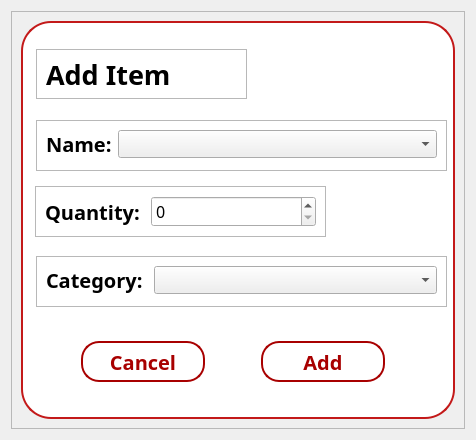
<?xml version="1.0" encoding="UTF-8"?>
<ui version="4.0">
 <class>Dialog</class>
 <widget class="QDialog" name="Dialog">
  <property name="geometry">
   <rect>
    <x>0</x>
    <y>0</y>
    <width>476</width>
    <height>440</height>
   </rect>
  </property>
  <property name="windowTitle">
   <string>Dialog</string>
  </property>
  <layout class="QGridLayout" name="gridLayout">
   <item row="0" column="0">
    <widget class="QFrame" name="frame">
     <property name="frameShape">
      <enum>QFrame::StyledPanel</enum>
     </property>
     <property name="frameShadow">
      <enum>QFrame::Raised</enum>
     </property>
     <layout class="QGridLayout" name="gridLayout_2">
      <item row="0" column="0">
       <widget class="QFrame" name="Add_item_frame">
        <property name="styleSheet">
         <string notr="true">#Add_item_frame {
background-color: rgb(255, 255, 255);
border: 2px solid rgb(195, 25, 25);
border-radius: 30px;
}
   



</string>
        </property>
        <property name="frameShape">
         <enum>QFrame::StyledPanel</enum>
        </property>
        <property name="frameShadow">
         <enum>QFrame::Raised</enum>
        </property>
        <widget class="QFrame" name="Title_Frame_4">
         <property name="geometry">
          <rect>
           <x>15</x>
           <y>28</y>
           <width>211</width>
           <height>50</height>
          </rect>
         </property>
         <property name="frameShape">
          <enum>QFrame::StyledPanel</enum>
         </property>
         <property name="frameShadow">
          <enum>QFrame::Raised</enum>
         </property>
         <layout class="QFormLayout" name="formLayout_16">
          <item row="0" column="0">
           <widget class="QLabel" name="Add_New_Item_Text_4">
            <property name="font">
             <font>
              <family>Nunito ExtraBold</family>
              <pointsize>20</pointsize>
              <weight>75</weight>
              <bold>true</bold>
             </font>
            </property>
            <property name="text">
             <string>Add Item</string>
            </property>
           </widget>
          </item>
         </layout>
        </widget>
        <widget class="QFrame" name="Name_Frame_4">
         <property name="geometry">
          <rect>
           <x>15</x>
           <y>99</y>
           <width>411</width>
           <height>51</height>
          </rect>
         </property>
         <property name="frameShape">
          <enum>QFrame::StyledPanel</enum>
         </property>
         <property name="frameShadow">
          <enum>QFrame::Raised</enum>
         </property>
         <layout class="QFormLayout" name="formLayout_17">
          <item row="0" column="0">
           <widget class="QLabel" name="Name_text_4">
            <property name="font">
             <font>
              <family>Nunito ExtraBold</family>
              <pointsize>15</pointsize>
              <weight>75</weight>
              <bold>true</bold>
             </font>
            </property>
            <property name="text">
             <string>Name:</string>
            </property>
           </widget>
          </item>
          <item row="0" column="1">
           <widget class="QComboBox" name="comboBox">
            <property name="maximumSize">
             <size>
              <width>16777215</width>
              <height>60</height>
             </size>
            </property>
           </widget>
          </item>
         </layout>
        </widget>
        <widget class="QFrame" name="Quantity_frame_4">
         <property name="geometry">
          <rect>
           <x>14</x>
           <y>165</y>
           <width>291</width>
           <height>51</height>
          </rect>
         </property>
         <property name="frameShape">
          <enum>QFrame::StyledPanel</enum>
         </property>
         <property name="frameShadow">
          <enum>QFrame::Raised</enum>
         </property>
         <layout class="QFormLayout" name="formLayout_19">
          <item row="0" column="0">
           <widget class="QLabel" name="Quantity_text_4">
            <property name="font">
             <font>
              <family>Nunito ExtraBold</family>
              <pointsize>15</pointsize>
              <weight>75</weight>
              <bold>true</bold>
             </font>
            </property>
            <property name="text">
             <string>Quantity: </string>
            </property>
           </widget>
          </item>
          <item row="0" column="1">
           <widget class="QSpinBox" name="Quantity_spinbox_4">
            <property name="sizePolicy">
             <sizepolicy hsizetype="Minimum" vsizetype="Preferred">
              <horstretch>0</horstretch>
              <verstretch>0</verstretch>
             </sizepolicy>
            </property>
            <property name="font">
             <font>
              <family>Nunito</family>
              <pointsize>12</pointsize>
             </font>
            </property>
           </widget>
          </item>
         </layout>
        </widget>
        <widget class="QFrame" name="Category_frame_4">
         <property name="geometry">
          <rect>
           <x>15</x>
           <y>235</y>
           <width>411</width>
           <height>51</height>
          </rect>
         </property>
         <property name="frameShape">
          <enum>QFrame::StyledPanel</enum>
         </property>
         <property name="frameShadow">
          <enum>QFrame::Raised</enum>
         </property>
         <layout class="QFormLayout" name="formLayout_20">
          <item row="0" column="0">
           <widget class="QLabel" name="Category_text_4">
            <property name="font">
             <font>
              <family>Nunito ExtraBold</family>
              <pointsize>15</pointsize>
              <weight>75</weight>
              <bold>true</bold>
             </font>
            </property>
            <property name="text">
             <string>Category: </string>
            </property>
           </widget>
          </item>
          <item row="0" column="1">
           <widget class="QComboBox" name="comboBox_2">
            <property name="maximumSize">
             <size>
              <width>16777215</width>
              <height>60</height>
             </size>
            </property>
           </widget>
          </item>
         </layout>
        </widget>
        <widget class="QPushButton" name="Cancel_button_newitem">
         <property name="geometry">
          <rect>
           <x>60</x>
           <y>320</y>
           <width>124</width>
           <height>41</height>
          </rect>
         </property>
         <property name="font">
          <font>
           <family>Nunito ExtraBold</family>
           <pointsize>15</pointsize>
           <weight>75</weight>
           <bold>true</bold>
          </font>
         </property>
         <property name="styleSheet">
          <string notr="true">#Cancel_button_newitem {
    border: 2px solid #a80000;
    border-radius: 18px;
    padding: 8px 20px;
    min-width: 80px;
}
#Cancel_button_newitem {
    background-color: #ffffff;
    color: #a80000;
}

#Cancel_button_newitem::hover{
	background-color:rgb(195, 25, 25);
	color: rgb(255, 255, 255)
}</string>
         </property>
         <property name="text">
          <string>Cancel</string>
         </property>
        </widget>
        <widget class="QPushButton" name="Add_item_button_newitem">
         <property name="geometry">
          <rect>
           <x>240</x>
           <y>320</y>
           <width>124</width>
           <height>41</height>
          </rect>
         </property>
         <property name="font">
          <font>
           <family>Nunito ExtraBold</family>
           <pointsize>15</pointsize>
           <weight>75</weight>
           <bold>true</bold>
          </font>
         </property>
         <property name="styleSheet">
          <string notr="true">#Add_item_button_newitem{
    border: 2px solid #a80000;
    border-radius: 18px;
    padding: 8px 20px;
    min-width: 80px;
}
#Add_item_button_newitem {
    background-color: #ffffff;
    color: #a80000;
}

#Add_item_button_newitem::hover{
	background-color:rgb(195, 25, 25);
	color: rgb(255, 255, 255)
}</string>
         </property>
         <property name="text">
          <string>Add</string>
         </property>
        </widget>
       </widget>
      </item>
     </layout>
    </widget>
   </item>
  </layout>
 </widget>
 <resources/>
 <connections/>
</ui>
